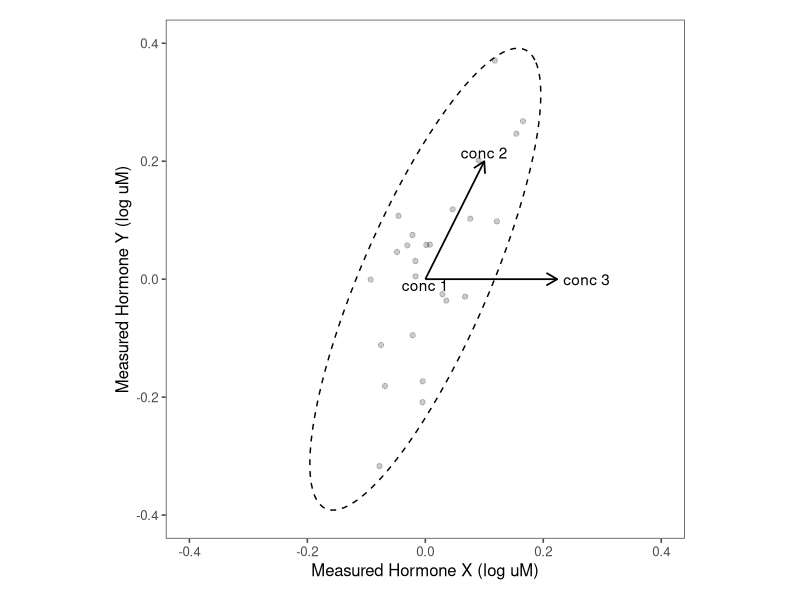
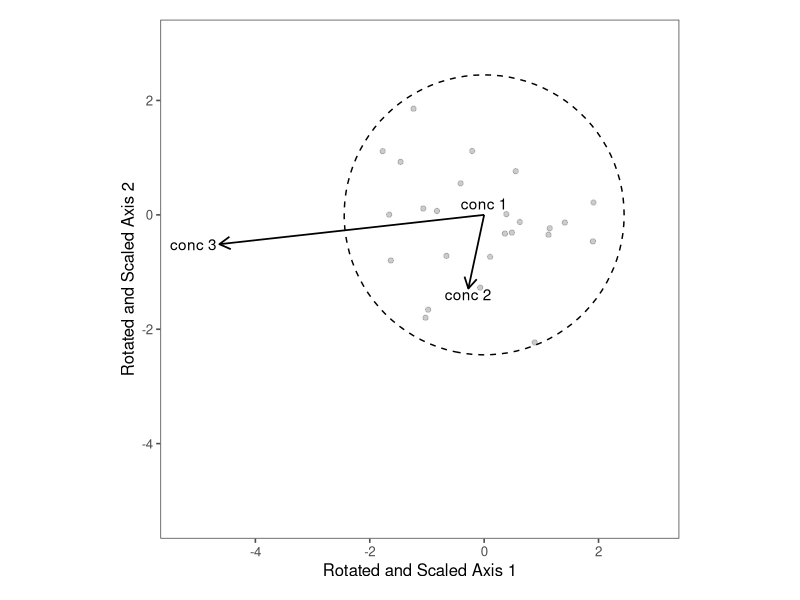

Reproduce these figures in R, in order. (Note: this script raises an error after producing the figures.)
#-----------------------------------------------------------------------------------#
#Figure 1. Illustrating the difference between Mahalanabos and Euclidean distance

# This figure is to show the difference in Mahalanobis and Euclidean distance metrics

rm(list = ls())

library(ggplot2)
library(ggthemes)
library(ellipse)
library(grid)
library(gridExtra)
library(mvtnorm)
library(ggpubr)
library(data.table)

#setwd("./Misc")

Cor <- matrix(c(1,.8,.8,1),nrow=2, ncol=2)
Cor0 <- matrix(c(1,0,0,1),nrow=2, ncol=2)
Scale <- c(0.08, 0.16)
Scale0 <- c(0.16,0.16)
Cov <- diag(Scale) %*% Cor %*% diag(Scale)
Cov0 <- diag(Scale) %*% Cor0 %*% diag(Scale)
iCov  <- solve(Cov)
MHD <- function(x1,x2,iCov) {
    (x2 - x1) %*% iCov %*% (x2 - x1)
}

ED <- function(x1,x2) {
    (x2 - x1) %*% (x2 - x1)
}

## x, y
z0 <- c(0,0)
z1 <- c(0.1, 0.2)
z2 <- c(0.2236068, 0.0) #z2 has same distance from z0 as z1

##generate sampled data
set.seed(125)
sample_data <- as.data.table(rmvnorm(mean = c(0, 0), sigma = Cov, n = 25))

pts1 <- as.data.frame(rbind(z0,z1,z2))
#pts1 <- sweep(pts1,2,c(-3,-3),"+")
colnames(pts1) <- c("x","y")
pts1T <- pts1
pts1T$labels=c("conc 1","conc 2","conc 3")
TL <- as.data.frame(ellipse(Cor, scale=Scale, centre=unlist(pts1[1,])))
p1 <- ggplot() +
  #geom_point(data=pts1T, aes(x=x,y=y, shape = factor(labels))) +
  geom_text(data=pts1T[2,], aes(x=x,y=y,label=labels), nudge_y = 0.015) +
  geom_text(data=pts1T[3,], aes(x=x,y=y,label=labels), nudge_x = 0.05) +
  geom_text(data=pts1T[1,], aes(x=x,y=y,label=labels), nudge_y = -0.01) +
  geom_path(data=TL, aes(x=x,y=y), linetype = "dashed") +
  geom_segment(aes(x=pts1$x[1], xend=pts1$x[2], y=pts1$y[1], yend=pts1$y[2]),
               arrow=arrow(length=unit(0.125,"inches")), size = 0.6) +
  geom_segment(aes(x=pts1$x[1], xend=pts1$x[3], y=pts1$y[1], yend=pts1$y[3]),
               arrow=arrow(length=unit(0.125,"inches")), size = 0.6) +
  geom_point(data = sample_data, aes(x = V1, y = V2), alpha = 0.2) +
  scale_x_continuous("Measured Hormone X (log uM)", limits = c(-0.4, 0.4)) +
  scale_y_continuous("Measured Hormone Y (log uM)", limits = c(-0.4, 0.4)) +
  theme_few() +
  #theme(aspect.ratio = 1)
  coord_fixed() +
  theme(plot.margin = margin(5,5,5,5, "mm"))


zz <- eigen(iCov)
tr0 <- t(zz$vectors %*% diag(sqrt(zz$values)))

pts2 <- as.data.frame(t(tr0 %*% t(data.matrix(pts1))))
sample_data2 <- as.data.frame(t(tr0 %*% t(data.matrix(sample_data))))
colnames(pts2) <- c("x","y")
pts2T <- pts2
pts2T$labels=c("conc 1","conc 2","conc 3")
TL2 <- as.data.frame(t(tr0 %*% t(data.matrix(TL))))
colnames(TL2) <- c("x","y")
p2 <- ggplot() +
  #geom_point(data=pts2T, aes(x=x,y=y, shape = factor(labels))) +
  geom_text(data=pts2T[2,], aes(x=x,y=y,label=labels), nudge_y = -0.1) +
  geom_text(data=pts2T[3,], aes(x=x,y=y,label=labels), nudge_x = -0.45) +
  geom_text(data=pts2T[1,], aes(x=x,y=y,label=labels), nudge_y = 0.2) +
  geom_path(data=TL2, aes(x=x,y=y), linetype = "dashed") +
  geom_segment(aes(x=pts2$x[1], xend=pts2$x[2], y=pts2$y[1], yend=pts2$y[2]),
               arrow=arrow(length=unit(0.125,"inches")), size = 0.6) +
  geom_segment(aes(x=pts2$x[1], xend=pts2$x[3], y=pts2$y[1], yend=pts2$y[3]),
               arrow=arrow(length=unit(0.125,"inches")), size = 0.6) +
  geom_point(data = sample_data2, aes(x = V1, y = V2), alpha = 0.2) +
  scale_x_continuous("Rotated and Scaled Axis 1", limits = c(-5.25, 3)) +
  scale_y_continuous("Rotated and Scaled Axis 2", limits = c(-5.25, 3)) +
  theme_few() +
  #theme(aspect.ratio = 1)
  coord_fixed() +
  theme(plot.margin = margin(5,5,5,5, "mm"))


pdf("./figures/Figure2_mahalanobis_example.pdf", width = 12, height =8)
ggarrange(p1, p2, labels = c("A", "B"), ncol = 2, align = "h", hjust = -1, vjust = 7, widths = c(1, 1), heights = c(1, 1))
dev.off()

png("./figures/Figure2_mahalanobis_example.png", res = 300, units = "in", width = 12, height =8)
ggarrange(p1, p2, labels = c("A", "B"), ncol = 2, align = "h", hjust = -1, vjust = 7, widths = c(1, 1), heights = c(1, 1))
dev.off()
